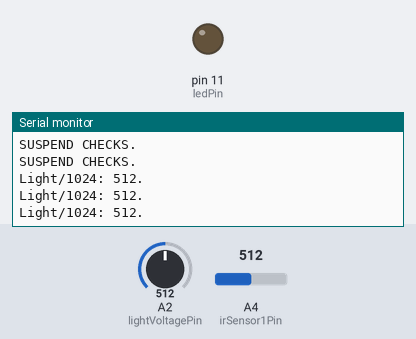
This sketch was run on a simulated Arduino Uno, built with avr-gcc and run on an emulated ATmega328P. Parts: output pins drawn as LEDs (lit = HIGH), the last lines printed to the serial monitor. The inputs (shaded band) are chosen by the test bench; at power-on: A2 (lightVoltagePin) = 512, A4 (irSensor1Pin) = 512. Pins used as bus, display or sensor lines are not drawn.

Above: at 16.3 s.
16.4 s: A2 (lightVoltagePin) set to 587
At 16.9 s:
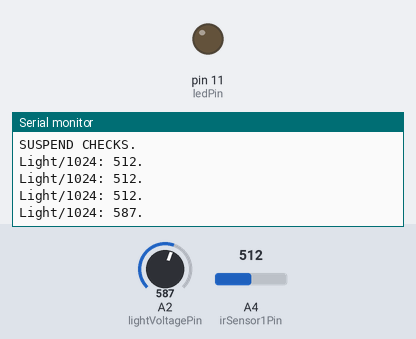
18.7 s: A2 (lightVoltagePin) set to 615
At 19.35 s:
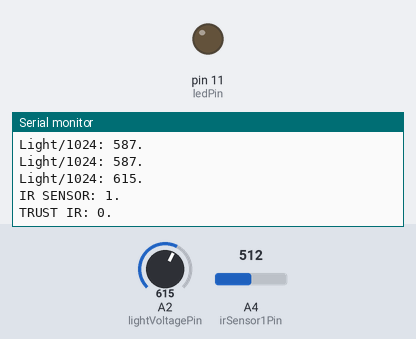
Timing chart, 0 to 21.7 s (numbered marks = the images above; inputs shaded):
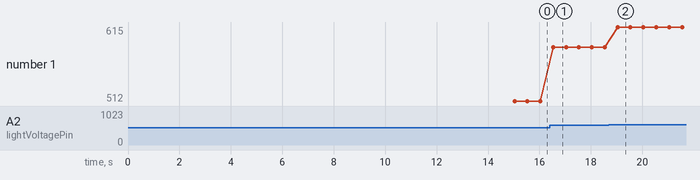

Measured:
- the behaviour switches between 599 and 600 on A2 (lightVoltagePin) (found by bisection; images 1 and 2)
- after the input at 16.4 s, the serial monitor: prints a new line after 0.13 s (image 1)
- after the input at 18.7 s, the serial monitor: prints a new line after 0.34 s (image 2)
- plotted number 1: 512 → 587 after the input at 16.4 s, 587 → 615 after the input at 18.7 s

The sketch:

AlleyLight.ino
```cpp
int irPowerPin = 10;
int irSensor1Pin = A4;
//int irSensor2Pin = A1;
int lightVoltagePin = A2;
int ledPin = 11;

bool IRIsOn = false;
bool trustIr = false;
bool LEDIsOn = false;

int lightThreshold = 600;

long lastTrustedDetection = 0;
int lightOnHold = 15000;

long lastCheck = 0;
int checkInterval = 500;

void setup()
{
  pinMode (irPowerPin, OUTPUT); // sensor pin INPUT
  pinMode (irSensor1Pin, INPUT); // sensor pin INPUT
  //pinMode (irSensor2Pin, INPUT); // sensor pin INPUT
  pinMode (lightVoltagePin, INPUT); // sensor pin INPUT
  pinMode (ledPin, OUTPUT); // sensor pin INPUT
  Serial.begin(115200); // open the serial port at 9600 bps:

  Serial.print("STARTING UP...\n");
}

bool IRDesiredOn() {
  int lightCount = analogRead(lightVoltagePin);
  Serial.print("Light/1024: " + String(lightCount) + ".\n");
  return (lightCount >= lightThreshold);
}

bool LEDDesiredOn() {
  return TrustedIRDetected();
}

bool IRDetected() {
  int ir1 = analogRead(irSensor1Pin);
  //int ir2 = analogRead(irSensor2Pin);

  Serial.print("IR DETECTED: " + String(ir1) + ".\n");
  //Serial.print("IR DETECTED: " + String(ir1) + "/" + String(ir2) + ".\n");

  bool IR1Detected = analogRead(irSensor1Pin) > 512;
  //bool IR2Detected = analogRead(irSensor2Pin) > 512;

  if (IRIsOn && !IR1Detected && !trustIr) {
    //if (IRIsOn && !IR1Detected && !IR2Detected && !trustIr) {
    TrustIR(true);
  }

  Serial.print("IR DETECTED: " + String(IR1Detected) + ". TRUST: " + trustIr + ".\n");
  //Serial.print("IR DETECTED: " + String(IR1Detected) + "/" + String(IR2Detected) + ". TRUST: " + trustIr + ".\n");

  //return IR1Detected || IR2Detected;
  return IR1Detected;
}

bool TrustedIRDetected() {
  bool trustedIRDetected = 0;

  if (IRDetected()) {
    Serial.print("TRUSTED IR DETECTED: " + String(trustIr) + ".\n");
    if (trustIr) {
      trustedIRDetected = true;
      lastTrustedDetection = millis();
    } else {
      //Not trusted.
    }
  } else {
    //Ok.
  }

  return trustedIRDetected;
}

void TrustIR(bool trust) {
  trustIr = trust;
  Serial.print("TRUST IR: " + String(trust) + ".\n");
}

void IROn(bool on) {
  digitalWrite(irPowerPin, on); //Turn the IR sensor ON/OFF.
  IRIsOn = on;
  Serial.print("IR SENSOR: " + String(on) + ".\n");

  if (!IRIsOn && LEDIsOn) {
    LEDsOn(LOW);
  } else {
    //Ok.
  }

  TrustIR(false);
}

void LEDsOn(bool on) {
  Serial.print("LEDS: " + String(on) + ".\n");
  LEDIsOn = on;
  digitalWrite(ledPin, on); //Turn LEDS ON/OFF.
}

void loop()
{
  if (millis() > lastCheck + checkInterval) {
    if (millis() > lastTrustedDetection + lightOnHold) {
      if (IRDesiredOn()) {
        if (IRIsOn) {
          //Ok.
          if (LEDDesiredOn()) {
            if (LEDIsOn) {
              //Ok.
            } else {
              LEDsOn(HIGH);
            }
          } else {
            if (LEDIsOn) {
              LEDsOn(LOW);
            } else {
              //Ok.
            }
          }
        } else {
          IROn(HIGH);
        }
      } else {
        if (IRIsOn) {
          IROn(LOW);
        } else {
          //Ok.
        }
      }
    } else {
      Serial.print("SUSPEND CHECKS.\n");
    }

    lastCheck = millis();
  }
}
```
